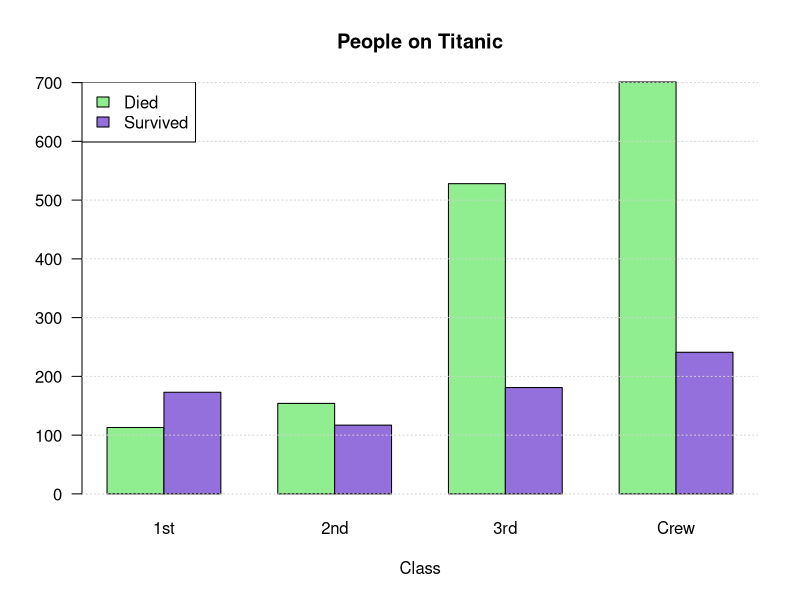

This chart was generated by the following R code:
## ---- chunk 1
library(tidyverse)
library(ggplot2)
library(dplyr)
library(readr)
## ---- chunk 2
titanic <- read_csv("titanic.csv")
## ---- chunk 3
nrow(titanic)
ncol(titanic)
dim(titanic) # rows before columns 
## ---- chunk 4
unique(titanic$class)
## ---- chunk 5
table(titanic$class)
## ---- chunk 6
titanic %>%
  group_by(class)%>%
  summarise(people = n())
## ---- chunk 7
sec_class <- titanic %>%
  filter(class == "2nd")
## ---- chunk 8
median(sec_class$age)
## ---- chunk 9
sec_class %>%
  filter(age == 30)%>%
  summarise(number = n())
## ---- chunk 10
sec_class %>%
  filter(age == 30)%>%
  filter(gender == "Female")%>%
  summarise(number = n())
## ---- chunk 11
sec_class %>%
  mutate(price = pnd+ (shl/20) + (pnc)/240)
## ---- chunk 12
titanic %>%
  group_by(class)%>%
  summarise(alive = sum(survived == "TRUE"),
            dead = sum(survived == "FALSE"))


## ---- chunk 13
survived <- table(titanic$survived, titanic$class)
survived
## ---- chunk 14

barplot(survived, 
        beside = TRUE, 
        xlab = "Class",
        main = "People on Titanic", 
        col = c("lightgreen", "mediumpurple"),
        las = 1
        )
grid(nx = NA, ny = NULL)
legend("topleft", c("Died","Survived"), fill = c("lightgreen","mediumpurple"))

